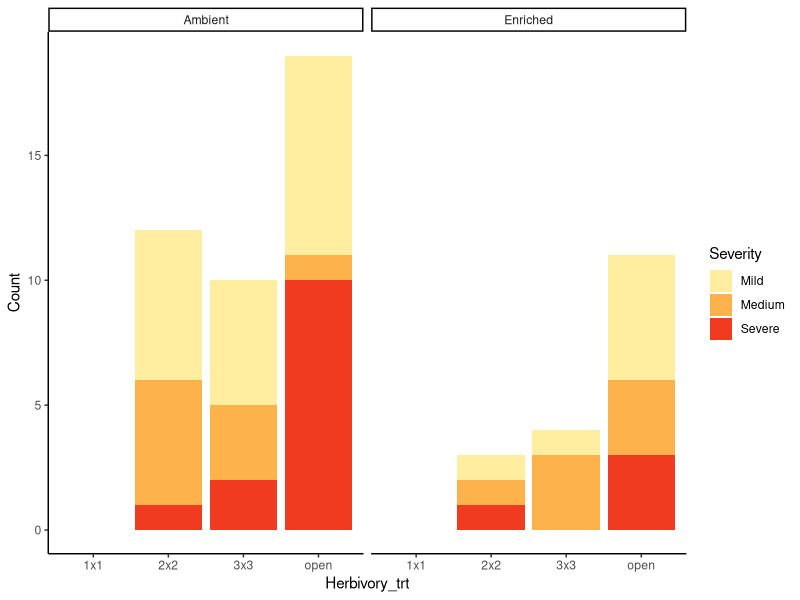

Write R code to recreate this figure.
## ---- chunk 1
knitr::opts_chunk$set(echo = TRUE)


require(here)
require(tidyverse)
require(RColorBrewer)
## ---- chunk 2
surveys <- read_csv("data/disease_surveys.csv")
colony_counts <- read_csv("data/colony_counts_T12.csv")
## ---- chunk 3
surveys %>% 
  filter(Genus == "Pavona" & Suspected_disease == "EH") %>% 
  # start looking without thinking about size?
  group_by(Block, Herbivory_trt, Progression) %>% 
  summarize(Count = n()) %>% 
  pivot_wider(names_from = Progression, values_from = Count) %>% 
  full_join(colony_counts) %>%
  filter(Disturbance_Trt == "Intact") %>% 
  mutate(Medium = replace_na(Medium, 0),
         Mild = replace_na(Mild, 0),
         Severe = replace_na(Severe, 0)) %>% 
  ungroup() %>% 
  select(-Pocillopora_colonies, -Poc_norecruits, -Acropora_colonies, -Notes) %>% 
  pivot_longer(cols = c("Medium", "Mild", "Severe"),
               names_to = "Severity",
               values_to = "Count") %>% 
  # reorder factors
  mutate(Herbivory_trt = factor(Herbivory_trt, levels = c("1x1", "2x2", "3x3", "open"))) %>% 
  mutate(Severity = factor(Severity, levels = c("Mild", "Medium", "Severe"))) -> pavEH
## ---- chunk 4
pavEH %>% 
  ggplot(aes(x = Herbivory_trt, y = Count, fill = Severity)) +
  geom_bar(stat = "identity") +
  scale_fill_manual(values = brewer.pal(n = 3, name = "YlOrRd")) +
  theme_classic() + 
  facet_wrap(~Nutrient_Trt)
